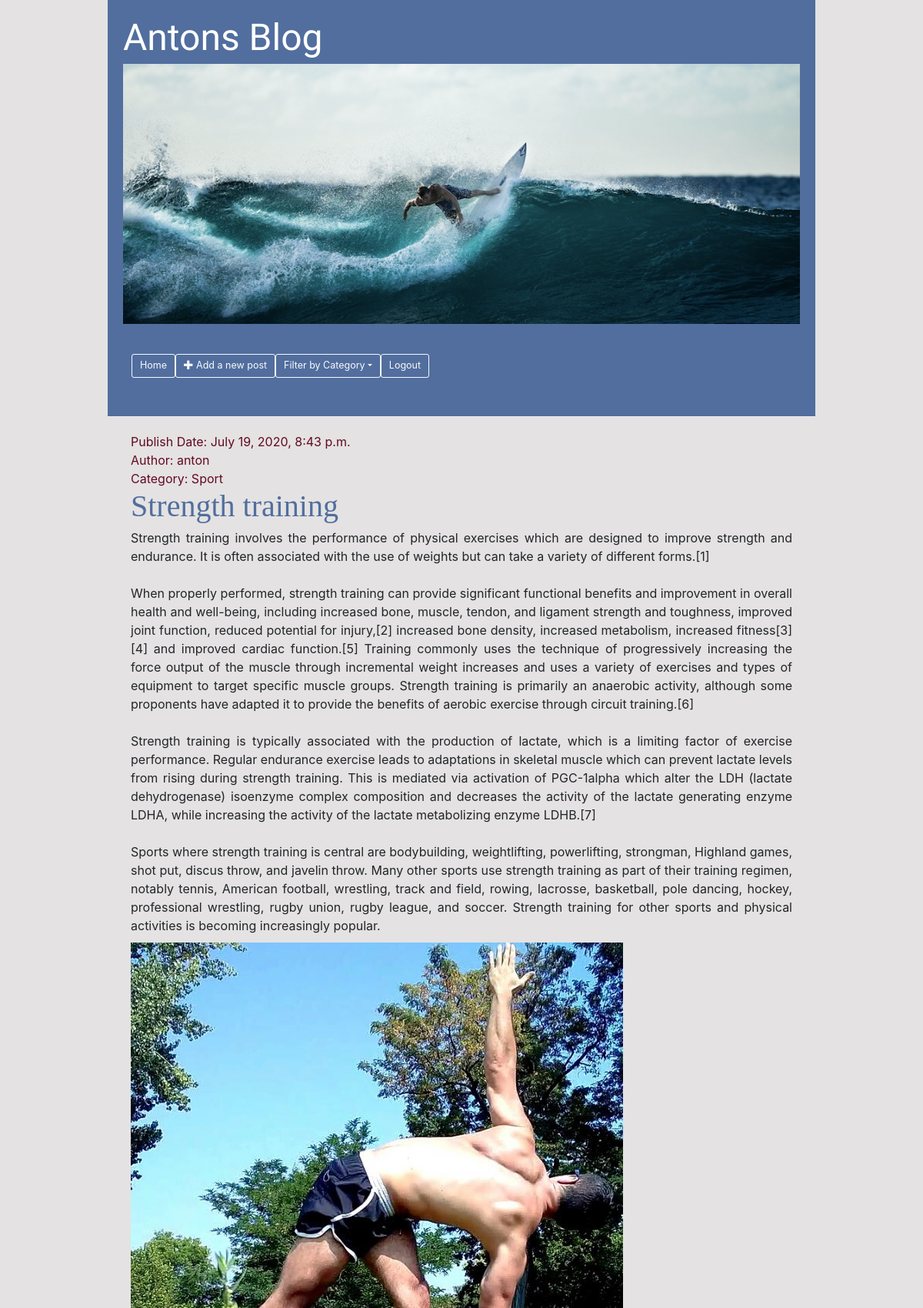
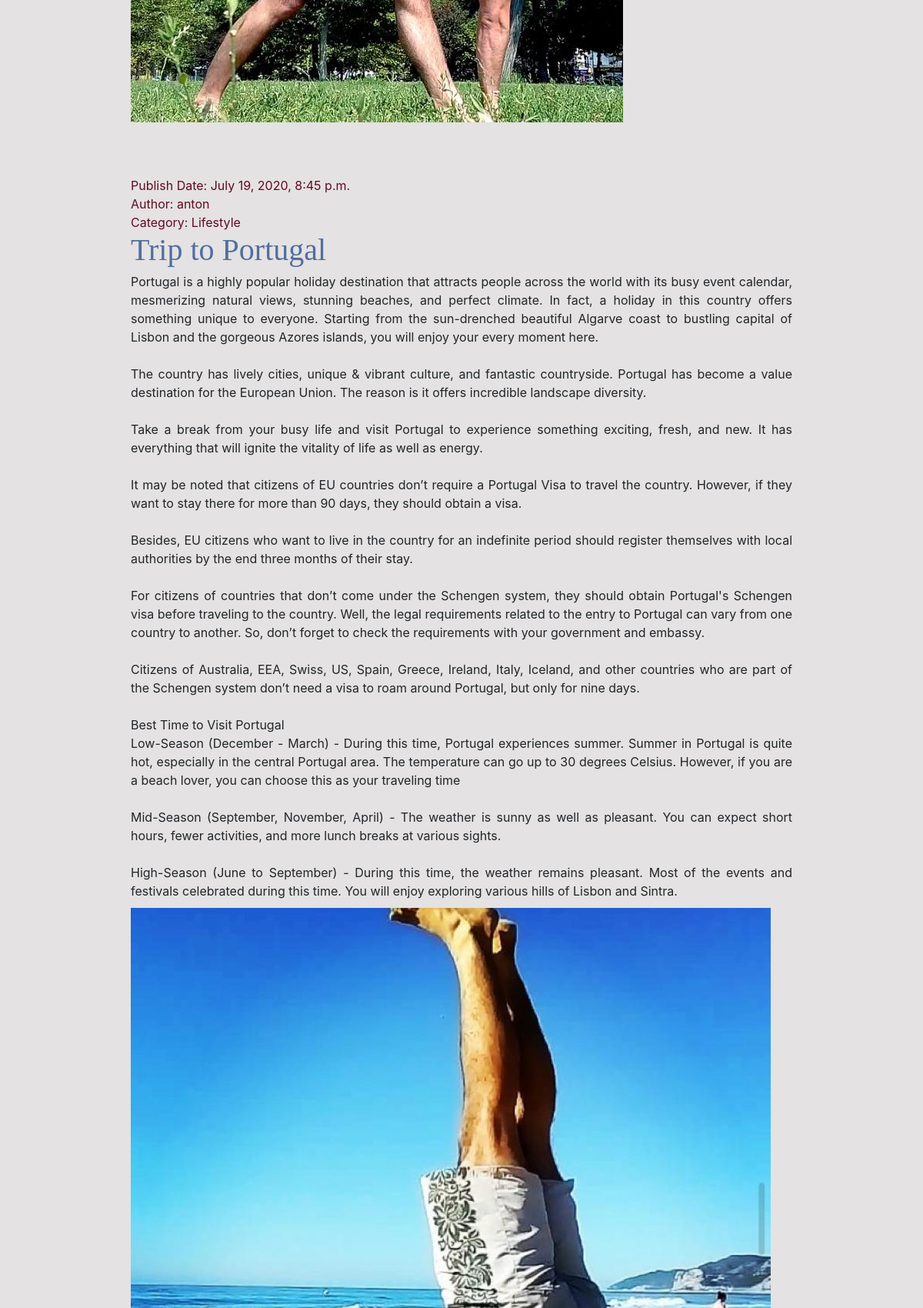
Screenshot of / (signed in, upper part) with the database file from the repository (2 pictures, top to bottom).
### blog/models.py (models this page shows, shortened)
class Post(models.Model):
    author = models.ForeignKey(settings.AUTH_USER_MODEL, on_delete=models.CASCADE)
    title = models.CharField(max_length=200)
    text = models.TextField()
    created_date = models.DateTimeField(default=timezone.now)
    published_date = models.DateTimeField(blank=True, null=True)
    image = models.ImageField(null=True, upload_to='images/')
    CATEGORY1 = 'Food'
    CATEGORY2 = 'Body'
    CATEGORY3 = 'Lifestyle'
    CATEGORY4 = 'Sport'
    CATEGORY5 = 'Other'
    CATEGORY_CHOICES = [
        (CATEGORY1, 'Food'),
        (CATEGORY2, 'Body'),
        (CATEGORY3, 'Lifestyle'),
        (CATEGORY4, 'Sport'),
        (CATEGORY5, 'Other')
    ]
    category = models.CharField(
        blank=True,
        max_length=20,
        choices=CATEGORY_CHOICES,
    )

### blog/views.py (the view)
# urls.py: path('', views.post_list, name='post_list'),
def post_list(request):
    posts = Post.objects.filter(published_date__lte=timezone.now()).order_by('published_date')
    category = request.GET.get('category')
    if category:
        posts = posts.filter(category=category)
    return render(request, 'blog/post_list.html', {'posts': posts, 'category_choices': Post.CATEGORY_CHOICES })

### blog/templates/blog/post_list.html (shortened to what this page needs)
{% extends 'blog/base.html' %}
{% load static %}
                {% block content %}
                {% for post in posts %}
                        <div class="post">
                            {% if post.published_date %}
                            <div class="date">
                                <a>Publish Date:  </a>{{ post.published_date }}
                            </div>
                            {% endif %}
                            {% if post.author %}
                            <div class="author">
                                <a>Author:  </a>{{ post.author }}
                            </div>
                            {% endif %}
                            <div class="category">
                                <a>Category:  </a>{{ post.category }}
                            </div>
                            <h2><a href="{% url 'post_detail' pk=post.pk %}">{{ post.title }}</a></h2>
                            <p>{{ post.text|linebreaksbr }}</p>
                            {% if post.image %}
                            <img class="img-responsive"src="{{ post.image.url}}" alt="{{ post.title }}" class="post-image">
                            {% endif %}
                        </div>
                    {% endfor %}
                {% endblock %}

### blog/static/css/blog.css (style rules this page uses)
body { background-color: #e4e2e2; padding-left: 125px; padding-right: 125px; }
h2 a { font-family: 'Bradley Hand', cursive; font-size: 30pt; color: #516e9e; }
.date { color: #630923; }
.author { color: #630923; }
.category { color: #630923; }
.post { margin-bottom: 70px; text-align: justify; text-justify: inter-word; font-size: 12pt; margin-left: 30px; margin-right: 30px; }
.post h2 a, .post h2 a:visited { color: #516e9e; }

### blog/templates/blog/base.html (style rules this page uses)
img { display: block;margin-bottom: 30px; }

### rows the page displays
Post: published_date "July 19, 2020, 8:43 p.m.", author "anton", category "Sport", title "Strength training", text "Strength training involves the performance of physical exercises which are designed to improve strength and endurance. It is often associated with the use of weights but can take a variety of different forms.[1] When properly performed, strength training can provide significant functional benefits and improvement in overall health and well-being, including increased bone, muscle, tendon, and ligament strength and toughness, improved joint function, reduced potential for injury,[2] increased bone density, increased metabolism, increased fitness[3][4] and improved cardiac function.[5] Training commonly uses the technique of progressively increasing the force output of the muscle through…", image (picture)
Post: published_date "July 19, 2020, 8:45 p.m.", author "anton", category "Lifestyle", title "Trip to Portugal", text "Portugal is a highly popular holiday destination that attracts people across the world with its busy event calendar, mesmerizing natural views, stunning beaches, and perfect climate. In fact, a holiday in this country offers something unique to everyone. Starting from the sun-drenched beautiful Algarve coast to bustling capital of Lisbon and the gorgeous Azores islands, you will enjoy your every moment here. The country has lively cities, unique & vibrant culture, and fantastic countryside. Portugal has become a value destination for the European Union. The reason is it offers incredible landscape diversity. Take a break from your busy life and visit Portugal to experience something…", image (picture)
